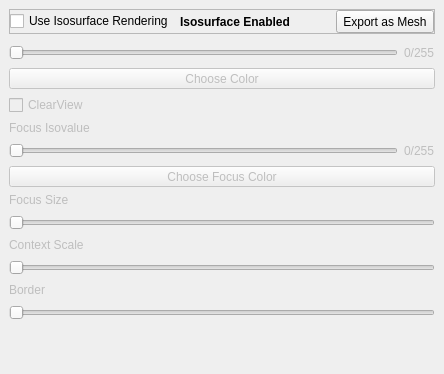
  <widget class="QDockWidget" name="dockWidget_IsoSurface">
   <property name="windowTitle">
    <string>Isosurface Settings</string>
   </property>
   <attribute name="dockWidgetArea">
    <number>2</number>
   </attribute>
   <widget class="QWidget" name="dockWidgetContents_10">
    <layout class="QVBoxLayout" name="verticalLayout_16">
     <item>
      <widget class="QFrame" name="frame_11">
       <property name="frameShape">
        <enum>QFrame::StyledPanel</enum>
       </property>
       <property name="frameShadow">
        <enum>QFrame::Raised</enum>
       </property>
       <layout class="QHBoxLayout" name="horizontalLayout_12">
        <property name="leftMargin">
         <number>0</number>
        </property>
        <property name="topMargin">
         <number>0</number>
        </property>
        <property name="rightMargin">
         <number>0</number>
        </property>
        <property name="bottomMargin">
         <number>0</number>
        </property>
        <item>
         <widget class="QCheckBox" name="checkBox_UseIso">
          <property name="minimumSize">
           <size>
            <width>0</width>
            <height>18</height>
           </size>
          </property>
          <property name="toolTip">
           <string>Switch to the isosurface rendering mode.</string>
          </property>
          <property name="text">
           <string>Use Isosurface Rendering</string>
          </property>
         </widget>
        </item>
        <item>
         <widget class="QLabel" name="label_IsoDIndicator">
          <property name="font">
           <font>
            <weight>75</weight>
            <bold>true</bold>
           </font>
          </property>
          <property name="text">
           <string>Isosurface Enabled</string>
          </property>
         </widget>
        </item>
        <item>
         <spacer name="horizontalSpacer_13">
          <property name="orientation">
           <enum>Qt::Horizontal</enum>
          </property>
          <property name="sizeHint" stdset="0">
           <size>
            <width>40</width>
            <height>20</height>
           </size>
          </property>
         </spacer>
        </item>
        <item>
         <widget class="QToolButton" name="toolButton_ExpIsoToMesh">
          <property name="minimumSize">
           <size>
            <width>0</width>
            <height>23</height>
           </size>
          </property>
          <property name="text">
           <string>Export as Mesh</string>
          </property>
         </widget>
        </item>
       </layout>
      </widget>
     </item>
     <item>
      <widget class="QFrame" name="frame_IsosurfaceEdit">
       <property name="enabled">
        <bool>false</bool>
       </property>
       <property name="frameShape">
        <enum>QFrame::NoFrame</enum>
       </property>
       <property name="frameShadow">
        <enum>QFrame::Raised</enum>
       </property>
       <property name="lineWidth">
        <number>0</number>
       </property>
       <layout class="QVBoxLayout" name="verticalLayout_30">
        <property name="leftMargin">
         <number>0</number>
        </property>
        <property name="topMargin">
         <number>3</number>
        </property>
        <property name="rightMargin">
         <number>0</number>
        </property>
        <property name="bottomMargin">
         <number>3</number>
        </property>
        <item>
         <widget class="QFrame" name="frame_21">
          <property name="frameShape">
           <enum>QFrame::NoFrame</enum>
          </property>
          <property name="frameShadow">
           <enum>QFrame::Plain</enum>
          </property>
          <property name="lineWidth">
           <number>0</number>
          </property>
          <layout class="QHBoxLayout" name="horizontalLayout_2">
           <property name="leftMargin">
            <number>0</number>
           </property>
           <property name="topMargin">
            <number>0</number>
           </property>
           <property name="rightMargin">
            <number>0</number>
           </property>
           <property name="bottomMargin">
            <number>0</number>
           </property>
           <item>
            <widget class="QSlider" name="horizontalSlider_Isovalue">
             <property name="minimumSize">
              <size>
               <width>0</width>
               <height>19</height>
              </size>
             </property>
             <property name="orientation">
              <enum>Qt::Horizontal</enum>
             </property>
            </widget>
           </item>
           <item>
            <widget class="QLabel" name="label_IsoValue">
             <property name="minimumSize">
              <size>
               <width>0</width>
               <height>19</height>
              </size>
             </property>
             <property name="text">
              <string>0/255</string>
             </property>
            </widget>
           </item>
          </layout>
         </widget>
        </item>
        <item>
         <widget class="QToolButton" name="toolButton_SelColorIso1">
          <property name="sizePolicy">
           <sizepolicy hsizetype="Expanding" vsizetype="Fixed">
            <horstretch>0</horstretch>
            <verstretch>0</verstretch>
           </sizepolicy>
          </property>
          <property name="text">
           <string>Choose Color</string>
          </property>
         </widget>
        </item>
        <item>
         <widget class="QFrame" name="frame_ClearviewSwitchAndLabel">
          <property name="frameShape">
           <enum>QFrame::NoFrame</enum>
          </property>
          <property name="frameShadow">
           <enum>QFrame::Raised</enum>
          </property>
          <property name="lineWidth">
           <number>0</number>
          </property>
          <layout class="QHBoxLayout" name="horizontalLayout_40">
           <property name="leftMargin">
            <number>0</number>
           </property>
           <property name="topMargin">
            <number>0</number>
           </property>
           <property name="rightMargin">
            <number>0</number>
           </property>
           <property name="bottomMargin">
            <number>0</number>
           </property>
           <item>
            <widget class="QCheckBox" name="checkBox_ClearView">
             <property name="sizePolicy">
              <sizepolicy hsizetype="Minimum" vsizetype="Fixed">
               <horstretch>0</horstretch>
               <verstretch>19</verstretch>
              </sizepolicy>
             </property>
             <property name="text">
              <string>ClearView</string>
             </property>
            </widget>
           </item>
           <item>
            <widget class="QLabel" name="label_CVDisableReason">
             <property name="font">
              <font>
               <weight>75</weight>
               <bold>true</bold>
              </font>
             </property>
             <property name="text">
              <string/>
             </property>
            </widget>
           </item>
          </layout>
         </widget>
        </item>
        <item>
         <widget class="QFrame" name="frame_ClearView">
          <property name="enabled">
           <bool>false</bool>
          </property>
          <property name="frameShape">
           <enum>QFrame::NoFrame</enum>
          </property>
          <property name="frameShadow">
           <enum>QFrame::Plain</enum>
          </property>
          <property name="lineWidth">
           <number>0</number>
          </property>
          <layout class="QVBoxLayout" name="verticalLayout_31">
           <property name="leftMargin">
            <number>0</number>
           </property>
           <property name="topMargin">
            <number>0</number>
           </property>
           <property name="rightMargin">
            <number>0</number>
           </property>
           <property name="bottomMargin">
            <number>0</number>
           </property>
           <item>
            <widget class="QLabel" name="label">
             <property name="sizePolicy">
              <sizepolicy hsizetype="Preferred" vsizetype="Preferred">
               <horstretch>0</horstretch>
               <verstretch>19</verstretch>
              </sizepolicy>
             </property>
             <property name="text">
              <string>Focus Isovalue</string>
             </property>
            </widget>
           </item>
           <item>
            <widget class="QFrame" name="frame_22">
             <property name="frameShape">
              <enum>QFrame::NoFrame</enum>
             </property>
             <property name="frameShadow">
              <enum>QFrame::Plain</enum>
             </property>
             <property name="lineWidth">
              <number>0</number>
             </property>
             <layout class="QHBoxLayout" name="horizontalLayout_22">
              <property name="leftMargin">
               <number>0</number>
              </property>
              <property name="topMargin">
               <number>0</number>
              </property>
              <property name="rightMargin">
               <number>0</number>
              </property>
              <property name="bottomMargin">
               <number>0</number>
              </property>
              <item>
               <widget class="QSlider" name="horizontalSlider_CVFocusIsoValue">
                <property name="minimumSize">
                 <size>
                  <width>0</width>
                  <height>19</height>
                 </size>
                </property>
                <property name="orientation">
                 <enum>Qt::Horizontal</enum>
                </property>
               </widget>
              </item>
              <item>
               <widget class="QLabel" name="label_CVFocusIsoValue">
                <property name="minimumSize">
                 <size>
                  <width>0</width>
                  <height>19</height>
                 </size>
                </property>
                <property name="text">
                 <string>0/255</string>
                </property>
               </widget>
              </item>
             </layout>
            </widget>
           </item>
           <item>
            <widget class="QToolButton" name="toolButton_SelColorIso2">
             <property name="sizePolicy">
              <sizepolicy hsizetype="Expanding" vsizetype="Fixed">
               <horstretch>0</horstretch>
               <verstretch>0</verstretch>
              </sizepolicy>
             </property>
             <property name="text">
              <string>Choose Focus Color</string>
             </property>
            </widget>
           </item>
           <item>
            <widget class="QLabel" name="label_2">
             <property name="text">
              <string>Focus Size</string>
             </property>
            </widget>
           </item>
           <item>
            <widget class="QSlider" name="horizontalSlider_CVFocusSize">
             <property name="minimumSize">
              <size>
               <width>0</width>
               <height>19</height>
              </size>
             </property>
             <property name="toolTip">
              <string>Radius of the ClearView lens</string>
             </property>
             <property name="orientation">
              <enum>Qt::Horizontal</enum>
             </property>
            </widget>
           </item>
           <item>
            <widget class="QLabel" name="label_8">
             <property name="text">
              <string>Context Scale</string>
             </property>
            </widget>
           </item>
           <item>
            <widget class="QSlider" name="horizontalSlider_CVContextScale">
             <property name="minimumSize">
              <size>
               <width>0</width>
               <height>19</height>
              </size>
             </property>
             <property name="toolTip">
              <string>Controls the amount of information retained in the context isosurface</string>
             </property>
             <property name="orientation">
              <enum>Qt::Horizontal</enum>
             </property>
            </widget>
           </item>
           <item>
            <widget class="QLabel" name="label_11">
             <property name="text">
              <string>Border</string>
             </property>
            </widget>
           </item>
           <item>
            <widget class="QSlider" name="horizontalSlider_CVBorder">
             <property name="minimumSize">
              <size>
               <width>0</width>
               <height>19</height>
              </size>
             </property>
             <property name="orientation">
              <enum>Qt::Horizontal</enum>
             </property>
            </widget>
           </item>
          </layout>
         </widget>
        </item>
       </layout>
      </widget>
     </item>
     <item>
      <spacer name="verticalSpacer_12">
       <property name="orientation">
        <enum>Qt::Vertical</enum>
       </property>
       <property name="sizeHint" stdset="0">
        <size>
         <width>20</width>
         <height>40</height>
        </size>
       </property>
      </spacer>
     </item>
    </layout>
   </widget>
  </widget>
